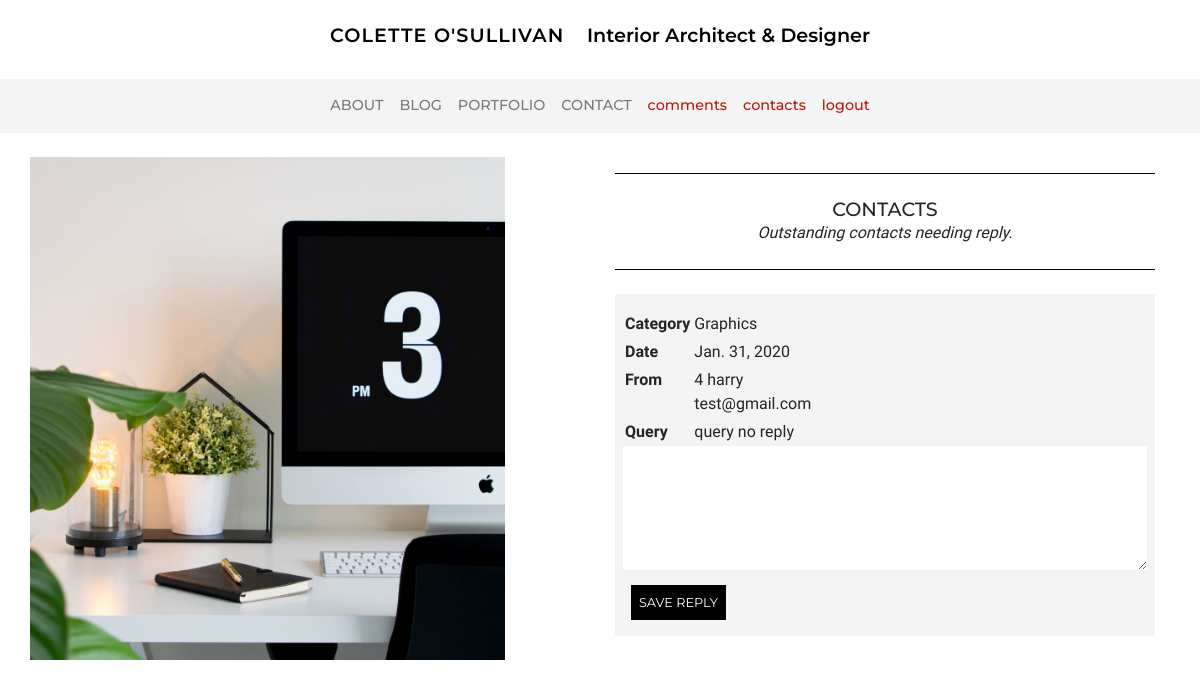
The app's page /about/contacts/ (signed in), older data.
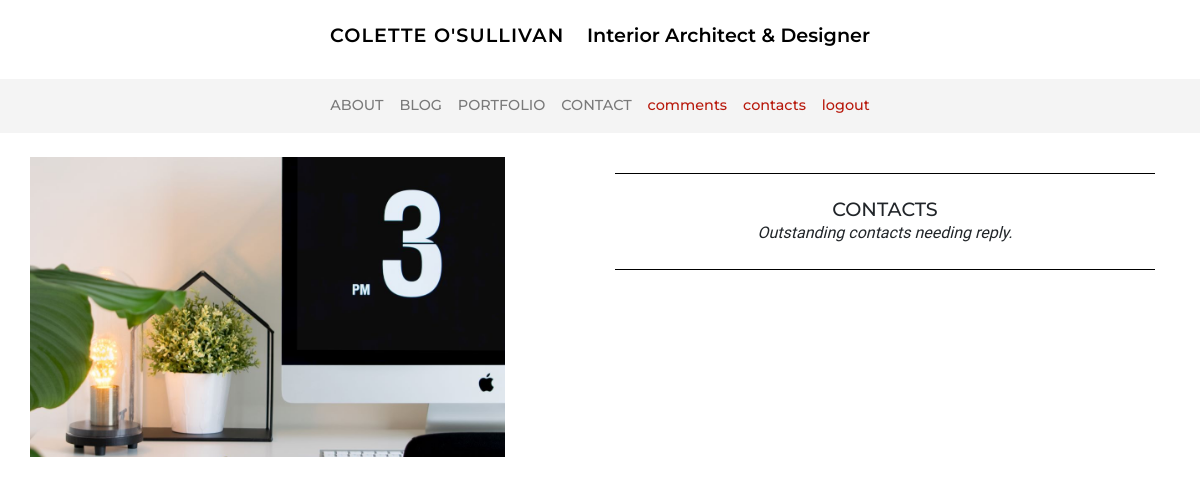
The same page, newer data.
### cv/models.py (models this page shows)
class Contact(models.Model):
    ARCHITECTURE = 'Architecture'
    INTERIOR_DESIGN = 'Interior Design'
    GRAPHICS = 'Graphics'
    OTHER = 'Other'
    CATEGORY_CHOICES = [
        (ARCHITECTURE, 'Architecture'),
        (INTERIOR_DESIGN, 'Interior Design'),
        (GRAPHICS, 'Graphics'),
        (OTHER, 'Other'),
    ]
    date = models.DateField(default=timezone.now)
    category = models.CharField(
        max_length=20,
        choices=CATEGORY_CHOICES,
        default=OTHER,
    )
    name = models.CharField(max_length=200)
    email = models.EmailField(max_length=200)
    phone = models.CharField(max_length=50, blank=True)
    location = models.CharField(max_length=200, blank=True)
    query = models.TextField()
    reply = models.TextField(blank=True)

### cv/views.py (the view)
# urls.py: path('contacts/', views.contacts, name='contacts'),
@login_required
def contacts(request, pk=None):
    contacts = Contact.objects.filter(reply='').order_by('id') #order by oldest without reply
    form = ReplyForm()
    if pk:
        contact = Contact.objects.get(pk=pk)
    if request.method == 'POST':
        form = ReplyForm(request.POST, instance=contact) # POST the form data
        if form.is_valid():
            form.save()
            messages.success(request, f'Contact reply saved')
            return redirect('contacts')
    context = {'title': 'Contacts', 'contacts': contacts, 'form': form}
    return render(request, 'cv/contacts.html', context)

### cv/forms.py
class ReplyForm(forms.ModelForm):
    class Meta:
        model = Contact
        fields = ['reply']
        labels = {'reply': _(''),}
        widgets = {'reply': Textarea(attrs={'rows':5, 'class': 'textarea-style'}),}

### cv/templates/cv/contacts.html (shortened to what this page needs)
{% extends 'base.html' %}
{% block content%}
{% include 'include.html' with tagline='Outstanding contacts needing reply.' %}
{% for contact in contacts %}
<div class="bg-color--stone mb-4 p-2">
    <table class="mt-2">
        <tr>
            <td><strong>Category</strong></td>
            <td>{{ contact.category }} {{ contact.location }}</td>
        </tr>
        <tr>
            <td><strong>Date</strong></td>
            <td>{{ contact.date }}</td>
        </tr>
        <tr>
            <td><strong>From</strong></td>
            <td>{{ contact.name }}<br>{{ contact.email }}<br>{{ contact.phone }}</td>
        </tr>
        <tr>
            <td><strong>Query</strong></td>
            <td>{{ contact.query}}</td>
        </tr>
    </table>
    <form method="POST" action="{% url 'contacts' contact.pk %}">
        {{ form }}
        <button type="submit">SAVE REPLY</button>
    </form>
</div>
{% endfor %}
</div>
</section>
{% endblock %}

Row changes from the older to the newer data that the page shows:
no longer on this page (row edited): Contact: category "Graphics", date "Jan. 31, 2020", name "4 harry", email "test@gmail.com", query "query no reply"
